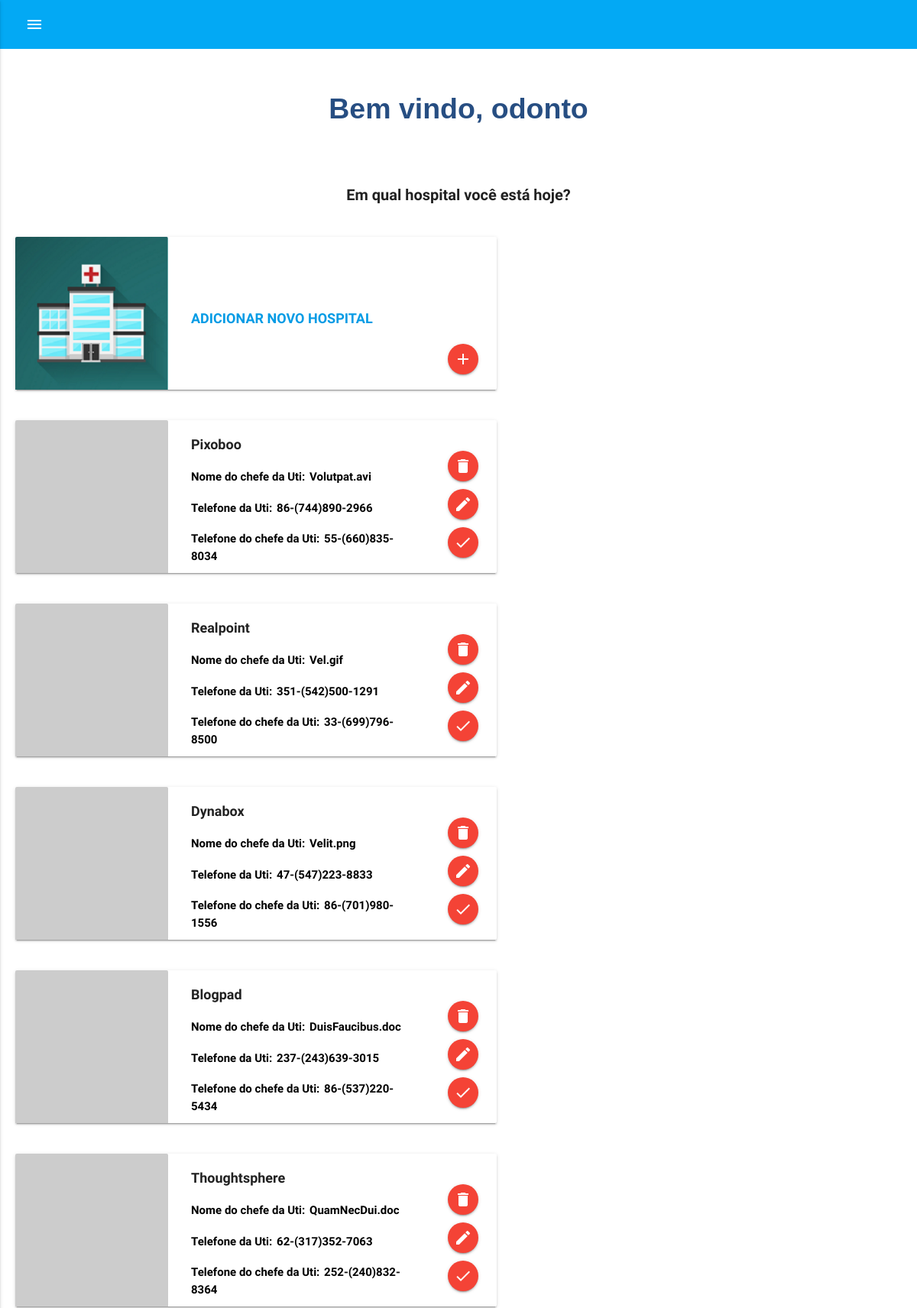
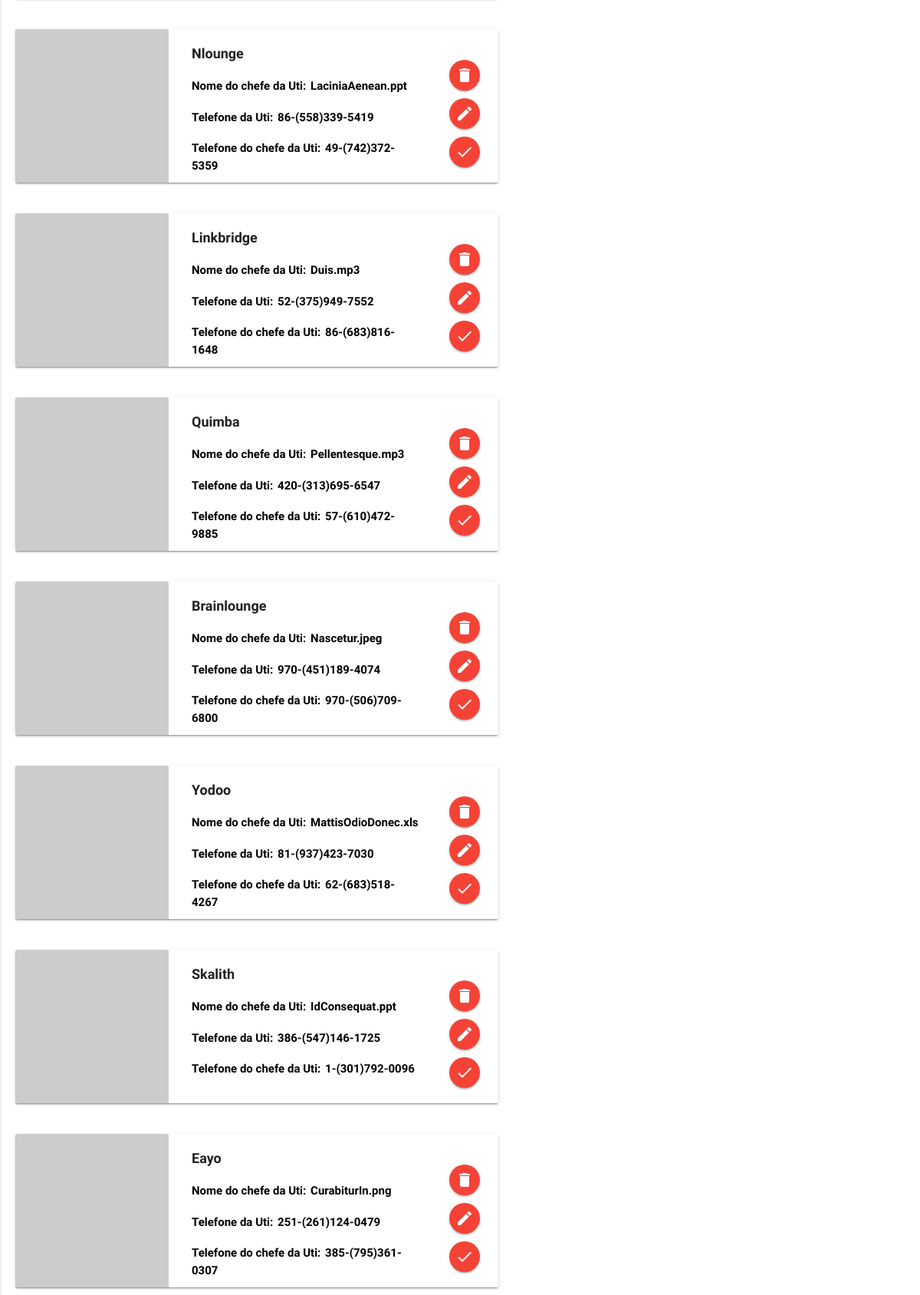
/public/busca_hospital.php (signed in, upper part), run on the app's committed database (2 pictures, top to bottom).
### tables this page shows
CREATE TABLE hospital(

	`id` int(11) NOT NULL AUTO_INCREMENT PRIMARY KEY,
	`name` varchar(80) NOT NULL,
	`image` text ,
	`telephone_uti`varchar(20) NOT NULL,
	`telephone_chefe_uti`varchar(20) NOT NULL,
	`nome_chefe_uti`varchar(80) NOT NULL,
	`deleted` boolean NOT NULL,
    `file` text
);

### controller/session.php (called while the page is built, shortened)
<?php
	require_once "../database/hospital.php";
class Session{
	public function sessionEmployee(){
		$user = "";
		if(isset($_SESSION['Employee'])){
			$user = $_SESSION['Employee'];
			return $user;
		}else{
			return $user;
		}
	}
}

### database/hospital.php (called while the page is built, shortened)
<?php
require_once "conection.php";
class HospitalDb{
     public function searchAll(){
      $sql = "SELECT * FROM hospital WHERE deleted = false";
       $conn = new DbConnector();
       $stmt = $conn->getConn()->prepare($sql);
       $stmt->execute();
       $result = $stmt->fetchAll(PDO::FETCH_OBJ);
       return $result;
    }
}
 ?>

### database/conection.php (called while the page is built)
<?php
class DbConnector {
    private $Servidor = "localhost";
    private $BancoDados = "odt_soft";
    private $Usuario = "root";
    private $Senha = "root";
    private $conn;
    public function __construct() {
    try {
    	$this->conn = new PDO ("mysql:host=$this->Servidor;dbname=$this->BancoDados;","$this->Usuario","$this->Senha",array(PDO::MYSQL_ATTR_INIT_COMMAND => "SET NAMES utf8"));
    }catch (PDOException $e) {
            echo "Erro de Conexão " . $e->getMessage() . "\n";
    exit;
    }
}
	public function getConn(){
		return $this->conn;
	}
}
 ?>

### public/busca_hospital.php (the view, shortened to what this page needs)
<?php
	require_once "cabecalho.php";
	require_once "../database/hospital.php";
	$dbhospital = new HospitalDb();
	$hospitals = $dbhospital->searchAll();
?>
	<div style="background-color: white;width:100%;height:100%">
	<div style="background-color: white;" class="row" style="width: 100%">
		<div class="welcome" style="padding:50px;">
		Bem vindo, <?=$user->name?>
	    </div>
  <div id="boardHospitais">
	<?php
	if ($hospitals == null){
		echo "
		<center>
				<img width=400px height=296px alt='Oops! Não há nada aqui, cadastre seu primeiro hospital!'
			title='alt='Oops! Não há nada aqui, cadastre seu primeiro hospital!'
			src='../images/hospital/hospitalnovo2.png'/>
				<br/>
				<p><b>Oops! Não achamos nada! ;(</p>
				<p><a href='cadastro_hospital.php'>Clique aqui e <u>cadastre seu primeiro hospital</u></a></p>
		      ";
	}else{
	echo '<center>
	<p style="padding-bottom:20px;" class="tituloPrincipalHospital">Em qual hospital você está hoje?</p>
	</center>';
	?>
	<a href="cadastro_hospital.php">
	<div class="col s6 m4" id="tituloAdicionaHospital">
	      <div class="card" id="cardHospital">
	        <div class="card-image" id="cardImageHospital">
	          <img  src="../images/hospital 2.jpg" id="imagemHospital">
	          <div id="botaoBuscaHospital" class="btn-floating halfway-fab waves-effect waves-light red"><i class="material-icons">add</i></div>
			  <div id="divHospitalConteudo2">
				<p class="pHospitalConteudo1">ADICIONAR NOVO HOSPITAL</p>
			  </div>
	        </div>
	      </div>
	    </div>
	</a>
	<?php
	foreach($hospitals as $hospital){
		if($hospital->image == '' || $hospital->image == null){
	?>
	    <div class="col s6 m4" id="tituloAdicionaHospital">
	      <div class="card col s6" id="cardHospital">
	        <div class="card-image" id="cardImageHospital">
	          <img src="../images/hospital 2.jpg" id="imagemHospital">
	          <a href="hospital_atual.php?id=<?=$hospital->id?>" id="botaoBuscaHospital" class=" btn-floating halfway-fab waves-effect waves-light red"><i  class="material-icons">done</i></a>
			  <a class="btn-floating halfway-fab red" id="botaoEditHospital" onclick="buscarHospital(<?=$hospital->id?>)" href="#modalEditHospital"><i  class="material-icons">edit</i></a>
			  <a class="btn-floating halfway-fab red" id="botaoDeleteHospital" onclick="buscarHospitalName(<?=$hospital->id?>)" href="#modalDeleteHospital"><i  class="material-icons">delete</i></a>
				  <div id="divHospitalConteudo1" >
					<p class="pHospitalConteudo1"><?=$hospital->name?></p>
					<p><label class="lblHospitalConteudo">Nome do chefe da Uti:  </label><label class="lblHospitalConteudo"><?=$hospital->nome_chefe_uti?></label></p>
					<p><label class="lblHospitalConteudo">Telefone da Uti:  </label><label class="lblHospitalConteudo"><?=$hospital->telephone_uti?></label></p>
					<p><label class="lblHospitalConteudo">Telefone do chefe da Uti:  </label><label class="lblHospitalConteudo"><?=$hospital->telephone_chefe_uti?></label></p>
				  </div>
	        </div>
	      </div>
	    </div>
		<?php }else{  ?>
			<div class="col s6 m4" id="tituloAdicionaHospital">
	      <div class="card col s6" id="cardHospital">
	        <div class="card-image" id="cardImageHospital">
	          <img src="<?=$hospital->image?>" id="imagemHospital">
	          <a href="hospital_atual.php?id=<?=$hospital->id?>" id="botaoBuscaHospital" class=" btn-floating halfway-fab waves-effect waves-light red"><i  class="material-icons">done</i></a>
			  <a class="btn-floating halfway-fab red" id="botaoEditHospital" onclick="buscarHospital(<?=$hospital->id?>)" href="#modalEditHospital"><i  class="material-icons">edit</i></a>
			  <a class="btn-floating halfway-fab red" id="botaoDeleteHospital" onclick="buscarHospitalName(<?=$hospital->id?>)" href="#modalDeleteHospital"><i  class="material-icons">delete</i></a>
				  <div id="divHospitalConteudo1" >
					<p class="pHospitalConteudo1"><?=$hospital->name?></p>
					<p><label class="lblHospitalConteudo">Nome do chefe da Uti:  </label><label class="lblHospitalConteudo"><?=$hospital->nome_chefe_uti?></label></p>
					<p><label class="lblHospitalConteudo">Telefone da Uti:  </label><label class="lblHospitalConteudo"><?=$hospital->telephone_uti?></label></p>
					<p><label class="lblHospitalConteudo">Telefone do chefe da Uti:  </label><label class="lblHospitalConteudo"><?=$hospital->telephone_chefe_uti?></label></p>
				  </div>
	        </div>
	      </div>
	    </div>
		<?php }
		}} ?>
	</div>
	</div>
	</div>
	</body>
</html>

### css/style.css (style rules this page uses)
body { display: flex; min-height: 100vh; flex-direction: column; }
div.welcome { color: #274e82; padding: 20px; font-family: Helvetica; font-weight: bold; font-size: 250%; text-align: center; }
p { font-size: 18px; }
.tituloPrincipalHospital { font-weight:bold; font-size: 20px }
#tituloAdicionaHospital { width: 600px; height:200px; padding: 0px; margin-right:20px; margin-left:20px; margin-bottom: 40px; max-height:200px; }
#imagemHospital { height: 200px; width: 200px; }
#botaoBuscaHospital { top:120px; }
#botaoEditHospital { top:70px; }
#botaoDeleteHospital { top:20px; }
#divHospitalConteudo1 { left: 230px; top: -200px; position:relative; height:auto; width: 300px; }
#divHospitalConteudo2 { left: 230px; top: -125px; position:relative; height:auto; width: 300px; }
.pHospitalConteudo1 { font-size: 18px; font-weight:bold }
.lblHospitalConteudo { font-size: 15px; color:black; font-weight:bold; margin-right:2px; width: 300px; }
#cardHospital { width: 630px; margin: auto; height:200px; padding: 0px; }
#cardImageHospital { max-height:200px; height:200px; padding: 0px; }
body { min-width: 520px; }

### data on the page
hospital: name "Pixoboo", nome_chefe_uti "Volutpat.avi", telephone_uti "86-(744)890-2966", telephone_chefe_uti "55-(660)835-8034"
hospital: name "Realpoint", nome_chefe_uti "Vel.gif", telephone_uti "351-(542)500-1291", telephone_chefe_uti "33-(699)796-8500"
hospital: name "Dynabox", nome_chefe_uti "Velit.png", telephone_uti "47-(547)223-8833", telephone_chefe_uti "86-(701)980-1556"
hospital: name "Blogpad", nome_chefe_uti "DuisFaucibus.doc", telephone_uti "237-(243)639-3015", telephone_chefe_uti "86-(537)220-5434"
hospital: name "Thoughtsphere", nome_chefe_uti "QuamNecDui.doc", telephone_uti "62-(317)352-7063", telephone_chefe_uti "252-(240)832-8364"
hospital: name "Nlounge", nome_chefe_uti "LaciniaAenean.ppt", telephone_uti "86-(558)339-5419", telephone_chefe_uti "49-(742)372-5359"
hospital: name "Linkbridge", nome_chefe_uti "Duis.mp3", telephone_uti "52-(375)949-7552", telephone_chefe_uti "86-(683)816-1648"
hospital: name "Quimba", nome_chefe_uti "Pellentesque.mp3", telephone_uti "420-(313)695-6547", telephone_chefe_uti "57-(610)472-9885"
hospital: name "Brainlounge", nome_chefe_uti "Nascetur.jpeg", telephone_uti "970-(451)189-4074", telephone_chefe_uti "970-(506)709-6800"
hospital: name "Yodoo", nome_chefe_uti "MattisOdioDonec.xls", telephone_uti "81-(937)423-7030", telephone_chefe_uti "62-(683)518-4267"
hospital: name "Skalith", nome_chefe_uti "IdConsequat.ppt", telephone_uti "386-(547)146-1725", telephone_chefe_uti "1-(301)792-0096"
hospital: name "Eayo", nome_chefe_uti "CurabiturIn.png", telephone_uti "251-(261)124-0479", telephone_chefe_uti "385-(795)361-0307"

### other printed values
$user->name "odonto"
